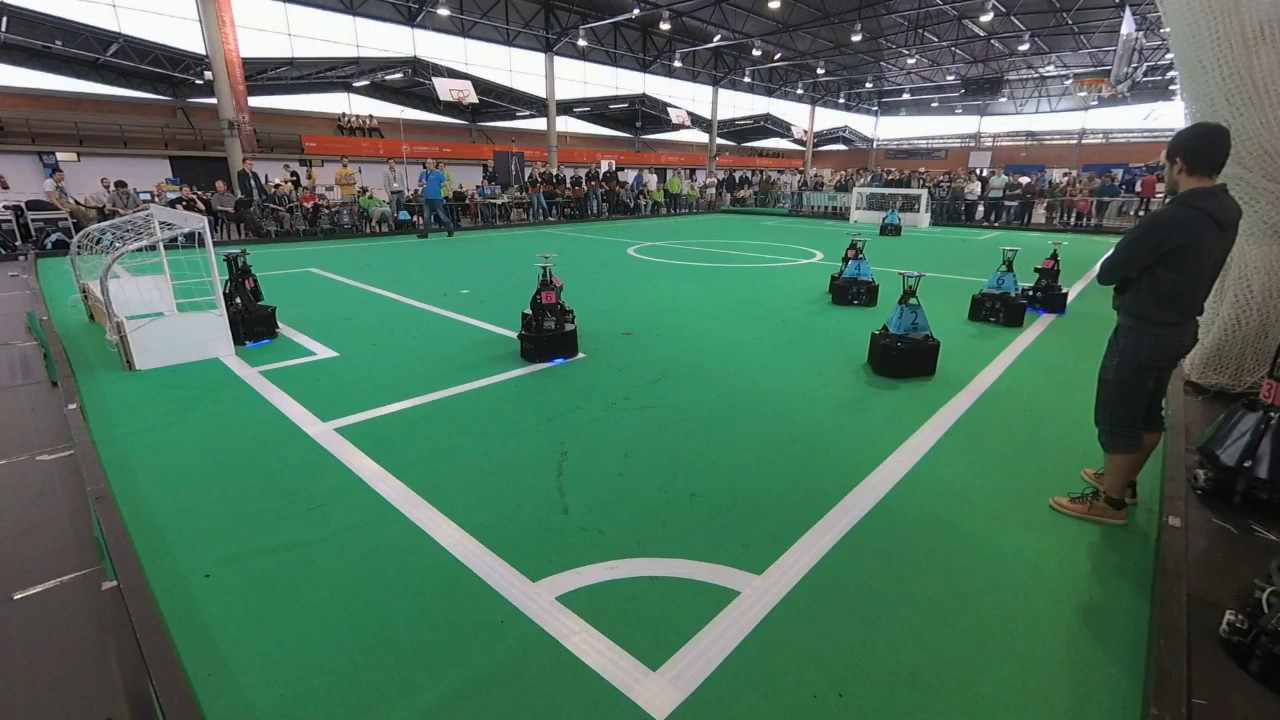
#> input picture Deliverable4/p1.jpg, 1280 x 720 px
$ python 1_gradients.py
#> lines starting #> are read from the running program, lines starting #| are printed output that depends on the picture
import numpy as np
import cv2 as cv


def nothing(x):
    pass

img1 = cv.imread("p1.jpg")
#> img1 is the input picture: shape (720, 1280, 3); mean B, G, R 92.1, 111.5, 77.7
laplacian1 = cv.Laplacian(img1, cv.CV_8U)
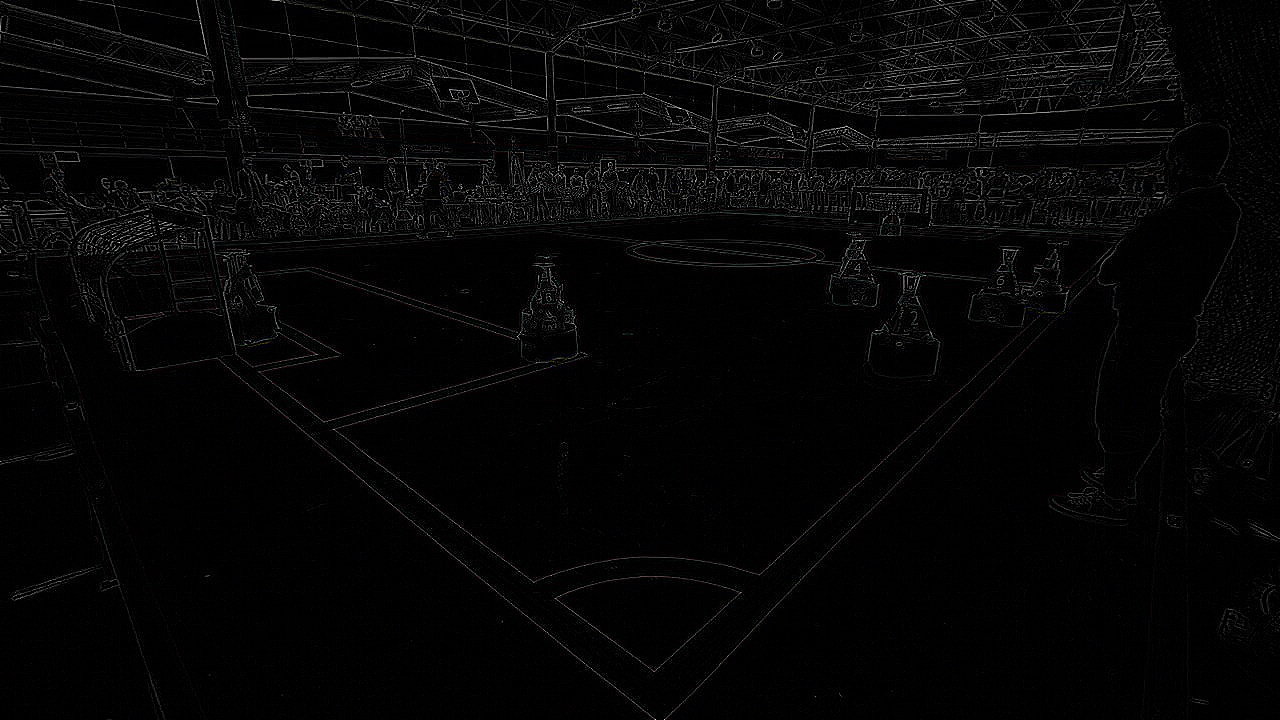
#> laplacian1: shape (720, 1280, 3); mean B, G, R 5.6, 5.5, 5.6
laplacian2 = cv.Laplacian(img1,cv.CV_32F)
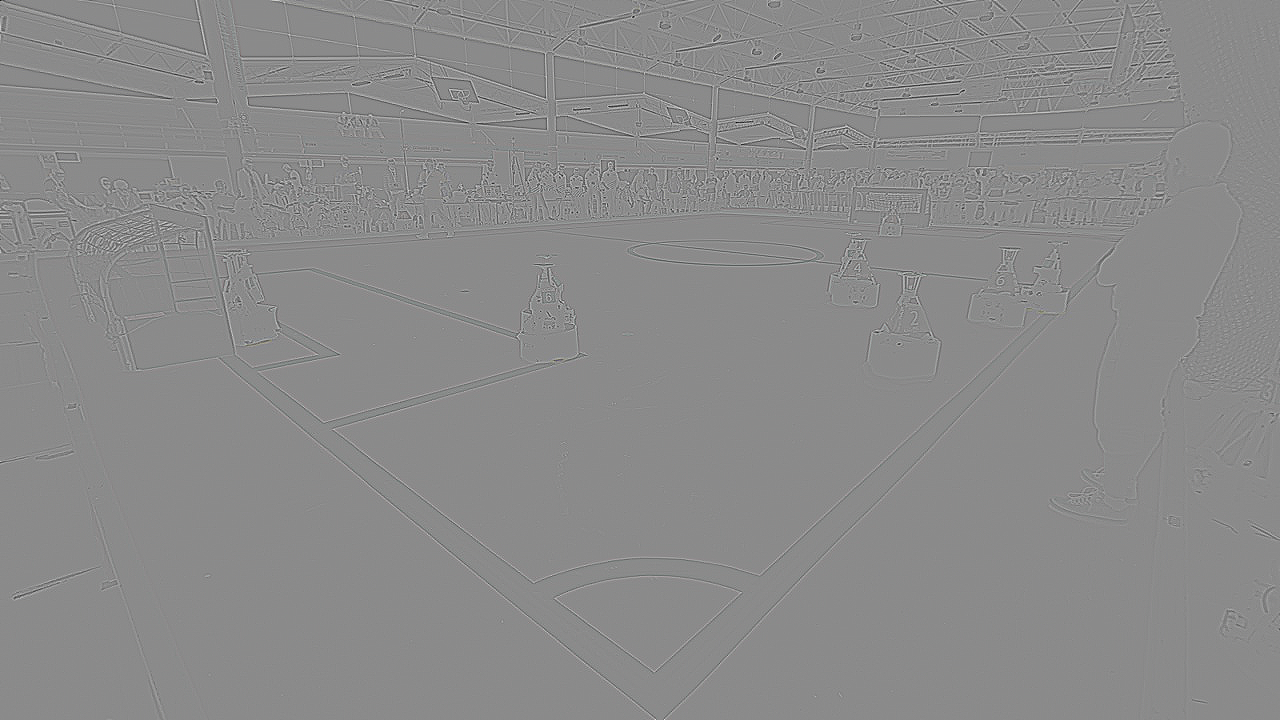
#> laplacian2: shape (720, 1280, 3) float32; mean B, G, R 0, 0, 0; drawn with min black and max white

cv.namedWindow('Gradients', cv.WINDOW_NORMAL)
cv.namedWindow('Settings', cv.WINDOW_AUTOSIZE)
cv.resizeWindow('Gradients',1280, 720)

tbname = 'Laplacian | Sobel (x/y) | Sobel (x&y)| Scharr (x&y)'
cv.createTrackbar(tbname,'Settings',0, 3, nothing)
cv.createTrackbar('depth (8U or 32F)','Settings',0,1,nothing)
cv.createTrackbar('xy', 'Settings', 0, 1, nothing)
cv.createTrackbar('kernel', 'Settings', 0, 60, nothing)

while(1):
    case = cv.getTrackbarPos(tbname, 'Settings')
    depth = cv.getTrackbarPos('depth (8U or 32F)','Settings')
    xy = cv.getTrackbarPos('xy', 'Settings')
    kernel = cv.getTrackbarPos('kernel', 'Settings')

    if case == 0:
        if depth==0:
            cv.imshow('Gradients', laplacian1)
        else:
            cv.imshow('Gradients', laplacian2)
    elif case == 1:
        if xy==0:
            if kernel==0 or kernel%2!=0: sobelx = cv.Sobel(img1,cv.CV_8U,1,0,ksize=kernel)
            cv.imshow('Gradients', sobelx)
        else:
            if kernel==0 or kernel%2!=0: sobely = cv.Sobel(img1,cv.CV_8U,0,1,ksize=kernel)
            cv.imshow('Gradients', sobely)
    elif case == 2:
        if kernel==0 or kernel%2!=0:
            sobelx = cv.Sobel(img1,cv.CV_8U,1,0,ksize=kernel) # eixo x
            sobely = cv.Sobel(img1,cv.CV_8U,0,1,ksize=kernel) # eixo y
            abs_sobelx = cv.convertScaleAbs(sobelx)
            abs_sobely = cv.convertScaleAbs(sobely)
            sobel = cv.addWeighted(abs_sobelx, 0.5, abs_sobely, 0.5, 0) # distribuir peso igual das 2 componentes
            cv.imshow('Gradients', sobel)
    else:
            scharrx= cv.Scharr(img1,cv.CV_8U,1,0,-1,kernel/30,cv.BORDER_DEFAULT)
            scharry = cv.Scharr(img1,cv.CV_8U,0,1,-1,kernel/30,cv.BORDER_DEFAULT)
            abs_scharrx = cv.convertScaleAbs(scharrx)
            abs_scharry = cv.convertScaleAbs(scharry)
            scharr = cv.addWeighted(abs_scharrx, 0.5, abs_scharry, 0.5, 0) # distribuir peso igual das 2 componentes
            cv.imshow('Gradients', scharr)

    k = cv.waitKey(1)
#> (key q is pressed here)
    if k==ord('q'): break

cv.destroyAllWindows()
